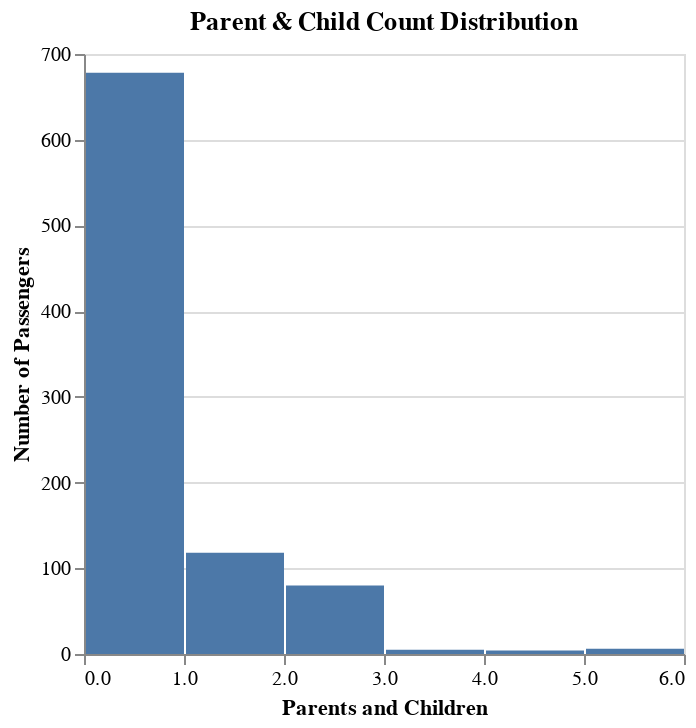

The notebook cell saved with this chart:
### Code cell
# A histogram showing the distribution of parent/child counts
alt.Chart(titanic).mark_bar(
    
).encode(
    x=alt.X('Parch', bin=True, title='Parents and Children'),
    y=alt.Y('count()', title='Number of Passengers')
).properties(
    width=300,
    title='Parent & Child Count Distribution'
)

### Figure 1 — Vega-Lite specification as saved in the notebook (floating-point values rounded to 4 significant figures; data arrays with more than 128 entries replaced by an {"elided": "..."} marker saying what was removed)
{"config": {"view": {"continuousWidth": 400, "continuousHeight": 300}}, "data": {"name": "data-93290830beea3a875eeab316df346c54"}, "mark": "bar", "encoding": {"x": {"type": "quantitative", "bin": true, "field": "Parch", "title": "Parents and Children"}, "y": {"type": "quantitative", "aggregate": "count", "title": "Number of Passengers"}}, "title": "Parent & Child Count Distribution", "width": 300, "$schema": "https://vega.github.io/schema/vega-lite/v4.8.1.json", "datasets": {"data-93290830beea3a875eeab316df346c54": {"elided": "891 records"}}}
